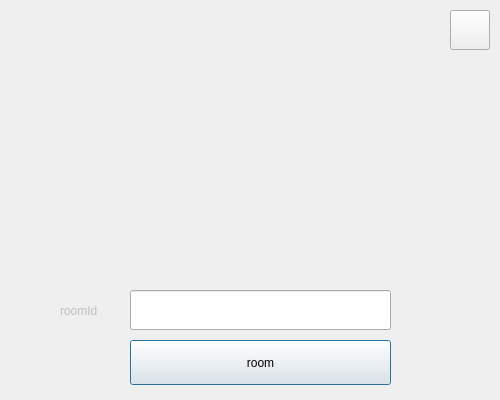
<?xml version="1.0" encoding="UTF-8"?>
<ui version="4.0">
 <class>Room</class>
 <widget class="QDialog" name="Room">
  <property name="geometry">
   <rect>
    <x>0</x>
    <y>0</y>
    <width>500</width>
    <height>400</height>
   </rect>
  </property>
  <property name="windowTitle">
   <string>Dialog</string>
  </property>
  <widget class="QLabel" name="label">
   <property name="enabled">
    <bool>false</bool>
   </property>
   <property name="geometry">
    <rect>
     <x>60</x>
     <y>300</y>
     <width>71</width>
     <height>21</height>
    </rect>
   </property>
   <property name="styleSheet">
    <string notr="true">font: 11pt &quot;黑体&quot;;</string>
   </property>
   <property name="text">
    <string>roomId</string>
   </property>
  </widget>
  <widget class="QLineEdit" name="roomid">
   <property name="geometry">
    <rect>
     <x>130</x>
     <y>290</y>
     <width>261</width>
     <height>40</height>
    </rect>
   </property>
   <property name="styleSheet">
    <string notr="true">font: 11pt &quot;Adobe 黑体 Std R&quot;;</string>
   </property>
  </widget>
  <widget class="QPushButton" name="go">
   <property name="geometry">
    <rect>
     <x>130</x>
     <y>340</y>
     <width>261</width>
     <height>45</height>
    </rect>
   </property>
   <property name="cursor">
    <cursorShape>PointingHandCursor</cursorShape>
   </property>
   <property name="mouseTracking">
    <bool>false</bool>
   </property>
   <property name="text">
    <string>room</string>
   </property>
  </widget>
  <widget class="QPushButton" name="quit">
   <property name="geometry">
    <rect>
     <x>450</x>
     <y>10</y>
     <width>40</width>
     <height>40</height>
    </rect>
   </property>
   <property name="cursor">
    <cursorShape>PointingHandCursor</cursorShape>
   </property>
   <property name="mouseTracking">
    <bool>false</bool>
   </property>
   <property name="styleSheet">
    <string notr="true"/>
   </property>
   <property name="text">
    <string/>
   </property>
  </widget>
  <widget class="QLabel" name="label_2">
   <property name="geometry">
    <rect>
     <x>0</x>
     <y>0</y>
     <width>500</width>
     <height>400</height>
    </rect>
   </property>
   <property name="styleSheet">
    <string notr="true"/>
   </property>
   <property name="text">
    <string/>
   </property>
  </widget>
  <zorder>label_2</zorder>
  <zorder>label</zorder>
  <zorder>roomid</zorder>
  <zorder>go</zorder>
  <zorder>quit</zorder>
 </widget>
 <resources/>
 <connections/>
</ui>
